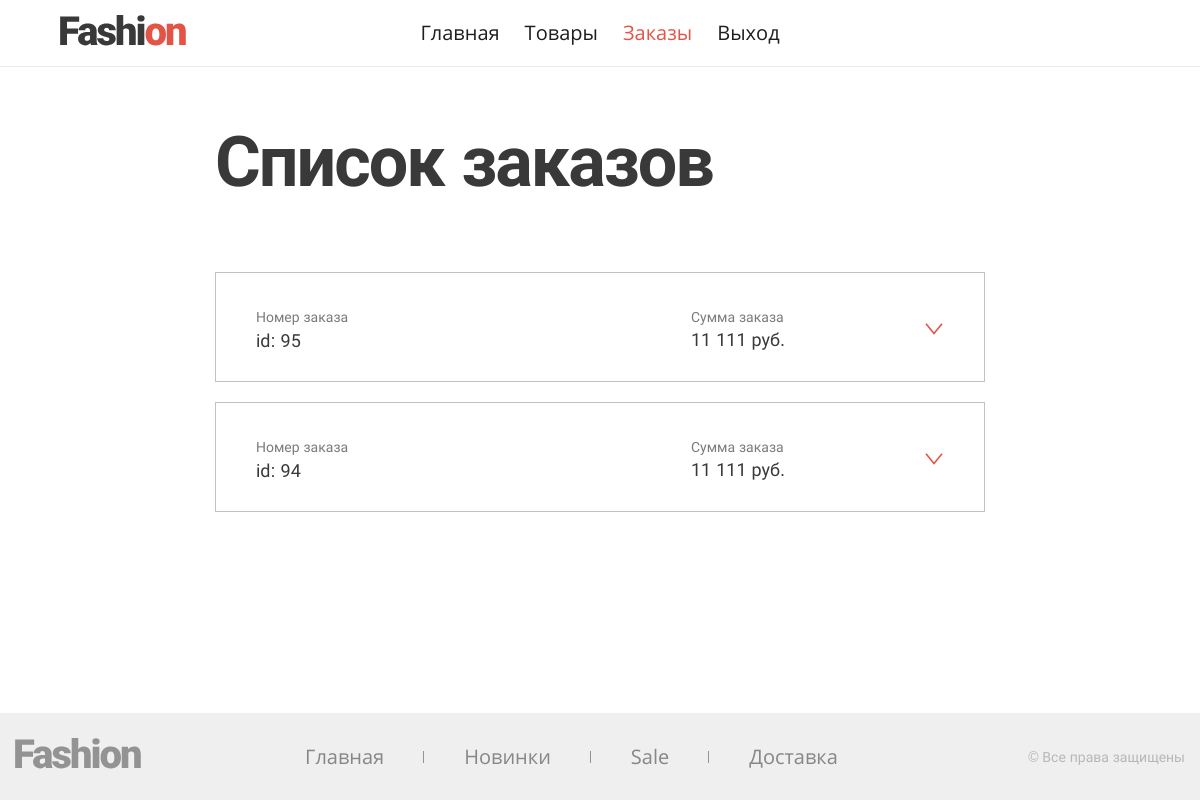
/orders/ (signed in), run on the app's committed database.
### tables this page shows
CREATE TABLE `orders` (
  `id` int(11) NOT NULL,
  `name` varchar(50) NOT NULL,
  `surname` varchar(50) NOT NULL,
  `thirdName` varchar(50) DEFAULT NULL,
  `phone` varchar(20) NOT NULL,
  `email` varchar(50) NOT NULL,
  `pay` varchar(20) NOT NULL,
  `productId` int(11) NOT NULL,
  `price` float NOT NULL,
  `delivery` tinyint(1) NOT NULL,
  `city` varchar(50) NOT NULL,
  `street` varchar(50) NOT NULL,
  `home` varchar(20) NOT NULL,
  `aprt` varchar(20) NOT NULL,
  `comment` text,
  `status` tinyint(1) NOT NULL DEFAULT '0'
);

### include/settingAccessAddress.php (called while the page is built)
<?php
$access = [
    'Администратор' => [
        '/products/',
        '/orders/',
        '/products/add.php/'
    ],
    'Оператор' => [
        '/orders/'
    ],
    'Гости' => [
        '/delivery/',
        '/admin/',
        '/test/',
        '/admin/logout.php',
        '/',
        null
    ],
];

### orders/index.php (the view, shortened to what this page needs)
<?php
if (!isset($_SESSION['auth']) && !$_SESSION['auth']) {
        header ('Location: /admin/');
        die();
} else {
    include $_SERVER['DOCUMENT_ROOT'] . '/template/header.php';
    if (accessUserForAdress() != true){
        include $_SERVER['DOCUMENT_ROOT'] . '/template/noAccess.php';
    } else {
?>
<main class="page-order">
    <h1 class="h h--1">Список заказов</h1>
    <ul class="page-order__list">
<?php
    $orders = getOrders();
    foreach ($orders as $order) {
        $id = $order['id'];
        $price = $order['price'];
?>
        <li class="order-item page-order__item">
            <div class="order-item__wrapper">
                <div class="order-item__group order-item__group--id">
                    <span class="order-item__title">Номер заказа</span>
                    <span class="order-item__info order-item__info--id"><?= $id ?></span>
                </div>
                <div class="order-item__group">
                    <span class="order-item__title">Сумма заказа</span>
                    <?= numberPriceFormat($price) ?>
                </div>
                <button class="order-item__toggle"></button>
            </div>
        </li>
<?php } ?>
    </ul>
</main>
<?php
        }
    }
include_once $_SERVER['DOCUMENT_ROOT'] . '/template/footer.php';

### css/style.css (style rules this page uses)
html { box-sizing: border-box; }
body { display: flex; flex-direction: column; margin: 0 auto; min-width: 1200px; min-height: 100vh; font: 16px/22px "Roboto", sans-serif; color: #787B7F; }
.h { margin-top: 0; font-family: "Roboto", sans-serif; color: #393939; }
.h--1 { margin-bottom: 70px; font-size: 70px; line-height: 80px; letter-spacing: -2px; }
.page-order { flex-grow: 1; margin: 0 auto; padding-top: 55px; padding-bottom: 110px; width: 770px; }
.page-order__list { margin: 0; padding: 0; list-style: none; }
.page-order__item:not(:last-child) { margin-bottom: 20px; }
.order-item { padding: 0 40px; border: 1px solid #C2C2C2; height: 110px; overflow-y: hidden; }
.order-item__wrapper { display: flex; flex-wrap: wrap; padding-top: 35px; padding-bottom: 35px; }
.order-item__wrapper:not(:last-child) { border-bottom: 1px solid #c2c2c2; }
.order-item__group { width: 195px; font-size: 18px; line-height: 18px; color: #393939; }
.order-item__group:first-child { width: 435px; padding-right: 15px; }
.order-item__title { display: block; margin-bottom: 5px; font-size: 14px; line-height: 18px; color: #787B7F; }
.order-item__info { vertical-align: middle; }
.order-item__info--id::before { content: 'id: '; }
.order-item__toggle { border: 0; padding: 0; font: inherit; background-color: transparent; align-self: center; margin-left: auto; width: 20px; height: 12px; background-size: contain; cursor: pointer; transition: all 300ms; }

### data on the page
orders: id "95", price "11 111 руб."
orders: id "94", price "11 111 руб."

### other printed values
$item['title'] "Главная"
$item['title'] "Товары"
$item['title'] "Заказы"
$item['title'] "Выход"
$item['title'] "Новинки"
$item['title'] "Sale"
$item['title'] "Доставка"
